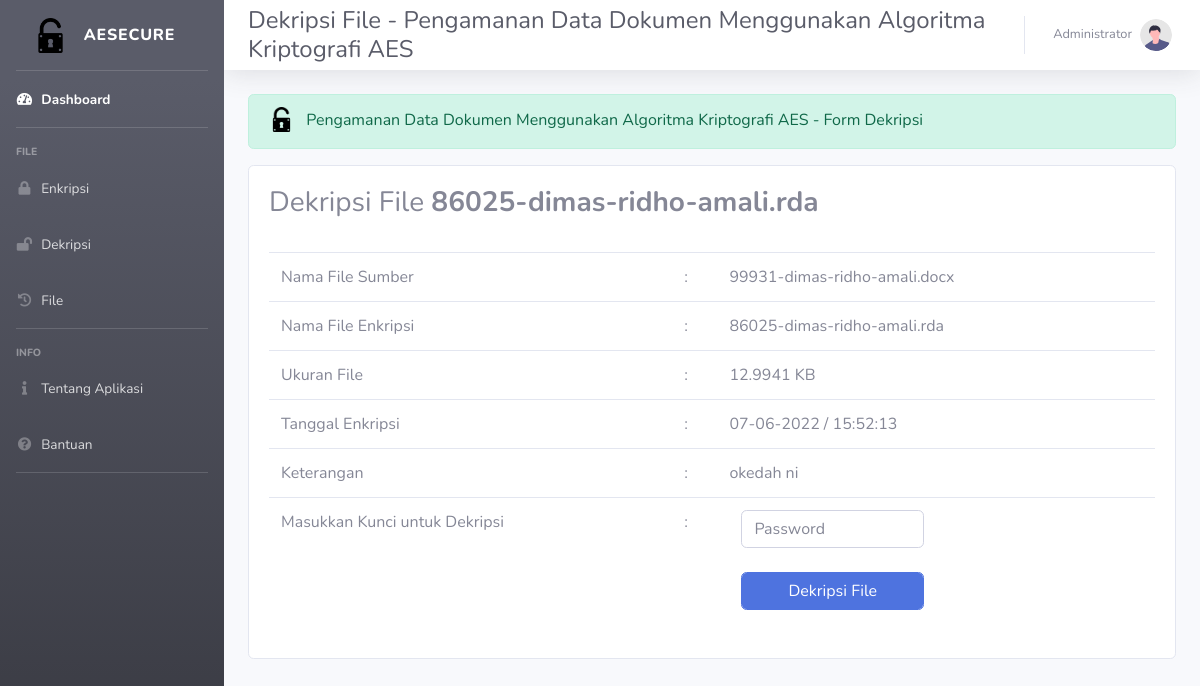
Page /dashboard/dekripsi-file.php?id_file=73 (signed in) on the committed database.
### tables this page shows
CREATE TABLE `users` (
  `username` varchar(15) NOT NULL,
  `password` varchar(100) DEFAULT NULL,
  `fullname` varchar(50) DEFAULT NULL,
  `job_title` varchar(50) DEFAULT NULL,
  `join_date` timestamp NULL DEFAULT NULL,
  `last_activity` timestamp NULL DEFAULT NULL,
  `status` enum('1','2') DEFAULT NULL
);

CREATE TABLE `file` (
  `id_file` int(11) NOT NULL,
  `username` varchar(15) DEFAULT NULL,
  `file_name_source` varchar(255) DEFAULT NULL,
  `file_name_finish` varchar(255) DEFAULT NULL,
  `file_url` varchar(255) DEFAULT NULL,
  `file_size` float DEFAULT NULL,
  `password` varchar(16) DEFAULT NULL,
  `tgl_upload` timestamp NULL DEFAULT NULL,
  `status` enum('1','2') DEFAULT NULL,
  `keterangan` varchar(255) DEFAULT NULL
);

### dashboard/dekripsi-file.php (the view, shortened to what this page needs)
<?php
include('../config.php');
?>
<!DOCTYPE html>
<html>
<?php
$user = $_SESSION['username'];
$query = $mysqli->query("SELECT fullname,job_title,last_activity FROM users WHERE username='$user'");
$data = mysqli_fetch_array($query);
?>
<head>
  <link href="../vendor/fontawesome-free/css/all.min.css" rel="stylesheet" type="text/css">
  <link href="../assets/assets2/css/sb-admin-2.min.css" rel="stylesheet">
  <link href="../vendor/datatables/dataTables.bootstrap4.min.css" rel="stylesheet">
</head>
<body id="page-top">
  <div id="wrapper">
    <ul class="navbar-nav bg-gradient-dark sidebar sidebar-dark accordion" id="accordionSidebar">
      <a class="sidebar-brand d-flex align-items-center justify-content-center" href="../dashboard/index.php">
        <div class="sidebar-brand-icon">
          <img src="../assets/assets2/img/open-lock.png" width="35" height="35">
        </div>
        <div class="sidebar-brand-text mx-3">AESecure</div>
      </a>
      <hr class="sidebar-divider my-0">
      <li class="nav-item active">
        <a class="nav-link" href="../dashboard/index.php">
          <i class="fas fa-fw fa-tachometer-alt"></i>
          <span>Dashboard</span></a>
      </li>
      <hr class="sidebar-divider">
      <div class="sidebar-heading">
        File
      </div>
      <li class="nav-item">
        <a class="nav-link collapsed" href="enkripsi.php" aria-expanded="true">
          <i class="fas fa-fw fa-lock"></i>
          <span>Enkripsi</span>
        </a>
        <a class="nav-link collapsed" href="dekripsi.php" aria-expanded="true">
          <i class="fas fa-fw fa-lock-open"></i>
          <span>Dekripsi</span>
        </a>
        <a class="nav-link collapsed" href="file.php" aria-expanded="true">
          <i class="fas fa-fw fa-file"></i>
          <span>File</span>
        </a>
        <hr class="sidebar-divider">
      </li>
      <div class="sidebar-heading">
        Info
      </div>
      <li class="nav-item">
        <a class="nav-link collapsed" href="tentang.php" aria-expanded="true">
          <i class="fas fa-fw fa-info"></i>
          <span>Tentang Aplikasi</span>
        </a>
        <a class="nav-link collapsed" href="bantuan.php" aria-expanded="true">
          <i class="fas fa-fw fa-question-circle"></i>
          <span>Bantuan</span>
        </a>
        <hr class="sidebar-divider">
      </li>
    </ul>
    <div id="content-wrapper" class="d-flex flex-column">
      <div id="content">
        <nav class="navbar navbar-expand navbar-light bg-white topbar mb-4 static-top shadow">
          <h1 class="h4 mb-0 ml-2 text-gray-800">Dekripsi File - Pengamanan Data Dokumen Menggunakan Algoritma Kriptografi AES </h1>
          <ul class="navbar-nav ml-auto">
            <li class="nav-item dropdown no-arrow">
              <a class="nav-link dropdown-toggle" href="#" id="userDropdown" role="button" data-toggle="dropdown" aria-haspopup="true" aria-expanded="false">
                <span class="mr-2 d-none d-lg-inline text-gray-600 small"><?php echo $data['fullname']; ?></span>
                <img class="img-profile rounded-circle" src="../img/undraw_profile.svg">
              </a>
            </li>
          </ul>
        </nav>
        <div class="container-fluid">
          <div class="alert alert-success" role="alert">
            <i><img src="../assets/assets2/img/open-lock.png" class="mb-1 mr-2" width="25"></i>
            Pengamanan Data Dokumen Menggunakan Algoritma Kriptografi AES - Form Dekripsi
          </div>
          <div class="row">
            <div class="col-md-12">
              <div class="card">
                <div class="card-body">
                  <?php
                  $id_file = $_GET['id_file'];
                  $query = $mysqli->query("SELECT * FROM file WHERE id_file='$id_file'");
                  $data2 = mysqli_fetch_array($query);
                  ?>
                  <h3>Dekripsi File <b><?php echo $data2['file_name_finish'] ?></b></h3><br>
                  <form class="form-horizontal" method="post" action="dekripsi-proses.php">
                    <div class="table-responsive">
                      <table class="table striped">
                        <tr>
                          <td>Nama File Sumber</td>
                          <td>:</td>
                          <td><?php echo $data2['file_name_source']; ?></td>
                        </tr>
                        <tr>
                          <td>Nama File Enkripsi</td>
                          <td>:</td>
                          <td><?php echo $data2['file_name_finish']; ?></td>
                        </tr>
                        <tr>
                          <td>Ukuran File</td>
                          <td>:</td>
                          <td><?php echo $data2['file_size']; ?> KB</td>
                        </tr>
                        <tr>
                          <td>Tanggal Enkripsi</td>
                          <td>:</td>
                          <td><?php echo date('d-m-Y / H:i:s', strtotime($data2['tgl_upload'])) ?></td>
                        </tr>
                        <tr>
                          <td>Keterangan</td>
                          <td>:</td>
                          <td><?php echo $data2['keterangan']; ?></td>
                        </tr>
                        <tr>
                          <td>Masukkan Kunci untuk Dekripsi</td>
                          <td>:</td>
                          <td>
                            <div class="col-md-6">
                              <input class="form-control" id="inputPassword" type="password" placeholder="Password" name="pwdfile" required><br>
                              <input type="submit" name="dekripsi_now" value="Dekripsi File" class="form-control btn btn-primary">
                            </div>
                          </td>
                        </tr>
                      </table>
                    </div>
                  </form>
                </div>
              </div>
            </div>
          </div>
        </div>
      </div>
</body>
</html>

### rows in the picture
users: fullname "Administrator"
file: file_name_finish "86025-dimas-ridho-amali.rda", file_name_source "99931-dimas-ridho-amali.docx", file_size "12.9941", tgl_upload "07-06-2022 / 15:52:13", keterangan "okedah ni"
